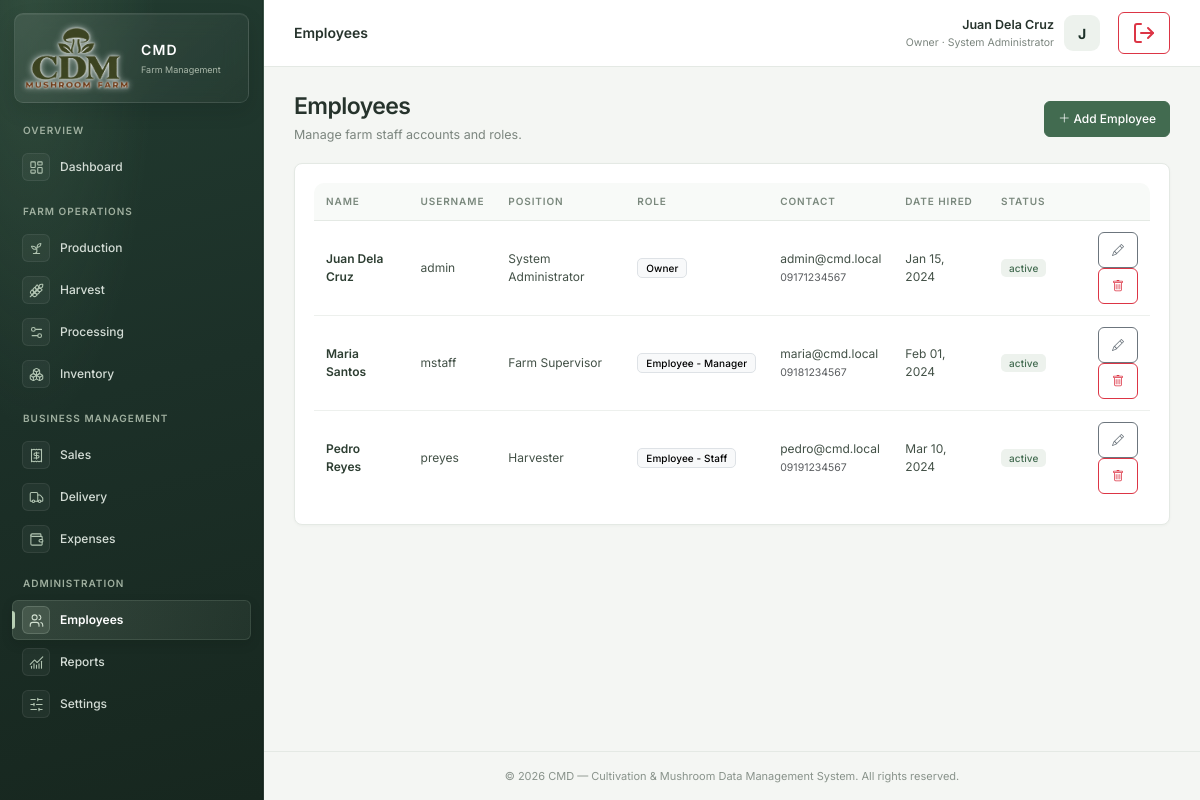
Screenshot of /employee (signed in) with the database file from the repository.
### tables this page shows
CREATE TABLE employees (
    employee_id     INT AUTO_INCREMENT PRIMARY KEY,
    first_name      VARCHAR(50)  NOT NULL,
    last_name       VARCHAR(50)  NOT NULL,
    username        VARCHAR(50)  NOT NULL UNIQUE,
    password        VARCHAR(255) NOT NULL,
    email           VARCHAR(100),
    phone           VARCHAR(20),
    position        VARCHAR(50)  NOT NULL DEFAULT 'Worker',
    role            ENUM('admin','manager','staff') NOT NULL DEFAULT 'staff',
    date_hired      DATE,
    salary          DECIMAL(10,2) DEFAULT 0,
    status          ENUM('active','inactive') NOT NULL DEFAULT 'active',
    created_at      TIMESTAMP DEFAULT CURRENT_TIMESTAMP,
    updated_at      TIMESTAMP DEFAULT CURRENT_TIMESTAMP ON UPDATE CURRENT_TIMESTAMP
);

### app/core/Controller.php (called while the page is built, shortened)
<?php
class Controller
{
    protected function model(string $model)
    {
        return new $model();
    }
    protected function view(string $view, array $data = [])
    {
        extract($data);
        $viewFile = APP_PATH . '/views/' . $view . '.php';
        require APP_PATH . '/views/layouts/header.php';
        require APP_PATH . '/views/layouts/sidebar.php';
        require $viewFile;
        require APP_PATH . '/views/layouts/footer.php';
    }
}

### app/controllers/EmployeeController.php (called while the page is built, shortened)
<?php
class EmployeeController extends Controller
{
    public function index()
    {
        $data = [
            'pageTitle' => 'Employees',
            'employees' => $this->model('Employee')->all('status ASC, first_name ASC'),
        ];
        $this->view('employees/index', $data);
    }
}

### app/core/App.php (called while the page is built, shortened)
<?php
class App
{
    protected string $action     = 'index';
    public function __construct()
    {
        $url = $this->parseUrl();
        if (!empty($url[0])) {
            $controllerName = ucfirst(strtolower($url[0])) . 'Controller';
            $controllerFile = APP_PATH . '/controllers/' . $controllerName . '.php';
            if (file_exists($controllerFile)) {
                unset($url[0]);
            }
        }
        $this->controller = new $this->controller();
        $this->params = $url ? array_values($url) : [];
        call_user_func_array([$this->controller, $this->action], $this->params);
    }
    private function parseUrl(): array
    {
        if (isset($_GET['url'])) {
            $url = rtrim($_GET['url'], '/');
            $url = filter_var($url, FILTER_SANITIZE_URL);
            return explode('/', $url);
        }
        return [];
    }
}

### public/index.php (called while the page is built, shortened)
<?php
require_once CONFIG_PATH . '/database.php';
require_once APP_PATH . '/helpers.php';
require_once APP_PATH . '/core/Model.php';
require_once APP_PATH . '/core/Controller.php';
require_once APP_PATH . '/core/App.php';
new App();

### app/core/Model.php (called while the page is built, shortened)
<?php
class Model
{
    protected PDO $db;
    protected string $table = '';
    public function __construct()
    {
        $this->db = Database::getConnection();
    }
    public function all(string $orderBy = ''): array
    {
        $sql = "SELECT * FROM {$this->table}";
        if ($orderBy) $sql .= " ORDER BY {$orderBy}";
        $stmt = $this->db->query($sql);
        return $stmt->fetchAll();
    }
}

### config/database.php (called while the page is built)
<?php
class Database
{
    private static ?PDO $instance = null;
    private static string $host    = 'localhost';
    private static string $dbname  = 'mushroom_db';
    private static string $user    = 'root';
    private static string $pass    = '';
    private static string $charset = 'utf8mb4';
    public static function getConnection(): PDO
    {
        if (self::$instance === null) {
            $dsn = 'mysql:host=' . self::$host . ';dbname=' . self::$dbname . ';charset=' . self::$charset;
            $options = [
                PDO::ATTR_ERRMODE            => PDO::ERRMODE_EXCEPTION,
                PDO::ATTR_DEFAULT_FETCH_MODE => PDO::FETCH_ASSOC,
                PDO::ATTR_EMULATE_PREPARES   => false,
            ];
            try {
                self::$instance = new PDO($dsn, self::$user, self::$pass, $options);
            } catch (PDOException $e) {
                die('Database connection failed: ' . $e->getMessage());
            }
        }
        return self::$instance;
    }
}

### app/views/employees/index.php (the view, shortened to what this page needs)
<div class="page-header">
    <div>
        <h3>Employees</h3>
        <p>Manage farm staff accounts and roles.</p>
    </div>
    <?php if (($_SESSION['role'] ?? '') === 'admin'): ?>
        <button class="btn btn-success" data-bs-toggle="modal" data-bs-target="#addModal"><i class="bi bi-plus-lg"></i> Add Employee</button>
    <?php endif; ?>
</div>
<div class="card-panel">
    <div class="table-responsive">
        <table class="table table-hover align-middle">
            <thead><tr><th>Name</th><th>Username</th><th>Position</th><th>Role</th><th>Contact</th><th>Date Hired</th><th>Status</th><th></th></tr></thead>
            <tbody>
            <?php foreach ($employees as $emp): ?>
                <tr>
                    <td class="fw-semibold"><?= e($emp['first_name'].' '.$emp['last_name']) ?></td>
                    <td><?= e($emp['username']) ?></td>
                    <td><?= e($emp['position']) ?></td>
                    <td><span class="badge text-bg-light border"><?= $emp['role'] === 'admin' ? 'Owner' : 'Employee - ' . e(ucfirst($emp['role'])) ?></span></td>
                    <td><?= e($emp['email']) ?><br><span class="text-muted small"><?= e($emp['phone']) ?></span></td>
                    <td><?= niceDate($emp['date_hired']) ?></td>
                    <td><?= statusBadge($emp['status']) ?></td>
                    <td class="text-end">
                        <?php if (($_SESSION['role'] ?? '') === 'admin'): ?>
                        <button class="btn btn-sm btn-outline-secondary" data-bs-toggle="modal" data-bs-target="#editModal<?= $emp['employee_id'] ?>"><i class="bi bi-pencil"></i></button>
                        <?php endif; ?>
                        <?php if (($_SESSION['role'] ?? '') === 'admin'): ?>
                        <form action="<?= BASE_URL ?>/employee/delete/<?= $emp['employee_id'] ?>" method="POST" class="d-inline confirm-delete">
                            <button class="btn btn-sm btn-outline-danger"><i class="bi bi-trash"></i></button>
                        </form>
                        <?php endif; ?>
                    </td>
                </tr>
            <?php endforeach; ?>
            </tbody>
        </table>
    </div>
</div>

### app/helpers.php (shortened to what this page needs)
<?php
function e($value): string
{
    return htmlspecialchars((string)($value ?? ''), ENT_QUOTES, 'UTF-8');
}
function niceDate($date, string $format = 'M d, Y'): string
{
    $ts = is_numeric($date) ? $date : strtotime($date);
    return date($format, $ts);
}
function statusBadge(string $status): string
{
    $map = [
        'active' => 'success', 'inactive' => 'secondary',
        'In Stock' => 'success', 'Low Stock' => 'warning', 'Out of Stock' => 'danger',
        'Incubation' => 'info', 'Fruiting' => 'primary', 'Harvesting' => 'warning',
        'Completed' => 'success', 'Failed' => 'danger',
        'Paid' => 'success', 'Pending' => 'warning', 'Partial' => 'info',
        'Delivered' => 'success', 'In Transit' => 'primary', 'Cancelled' => 'danger',
        'In Progress' => 'warning',
        'A' => 'success', 'B' => 'info', 'C' => 'warning', 'Reject' => 'danger',
    ];
    $color = $map[$status] ?? 'secondary';
    return '<span class="badge status-badge status-badge-' . $color . '">' . e($status) . '</span>';
}

### public/css/style.css (style rules this page uses)
:root { --cmd-primary: #426b50; --cmd-primary-dark: #1c3028; --cmd-primary-soft: #edf2ed; --cmd-accent: #bd8658; --cmd-bg: #f4f6f3; --cmd-surface: #fff; --cmd-sidebar-bg: #1c3028; --cmd-sidebar-text: #d4ddd6; --cmd-border: #e4e9e4; --cmd-muted: #7b857e; --cmd-text: #26332c; --cmd-card-radius: 8px; --cmd-shadow: 0 1px 3px rgba(28, 48, 40, .035); }
* { box-sizing: border-box; }
body { min-width: 320px; font-family: 'Inter', -apple-system, BlinkMacSystemFont, 'Segoe UI', Roboto, sans-serif; background: var(--cmd-bg); color: var(--cmd-text); font-size: 13px; -webkit-font-smoothing: antialiased; }
.page-header { display: flex; align-items: center; justify-content: space-between; margin-bottom: 19px; flex-wrap: wrap; gap: 14px; }
.page-header h3 { margin: 0; font-size: 23px; font-weight: 600; letter-spacing: -.025em; color: var(--cmd-text); }
.page-header p { margin: 5px 0 0; color: var(--cmd-muted); font-size: 12.5px; }
.card-panel, .stat-card { background: var(--cmd-surface); border: 1px solid var(--cmd-border); border-radius: var(--cmd-card-radius); box-shadow: var(--cmd-shadow); }
.card-panel { padding: 19px; }
.table-responsive { border-radius: 10px; }
.table { --bs-table-bg: transparent; --bs-table-hover-bg: #f7faf7; margin-bottom: 0; }
.table thead th { padding: 11px 12px; font-size: 10px; font-weight: 600; text-transform: uppercase; letter-spacing: .09em; color: #7a887d; background: #f8faf8; border-bottom: 1px solid var(--cmd-border); white-space: nowrap; }
.table td { padding: 11px 12px; vertical-align: middle; font-size: 12px; color: #435147; border-color: #edf0ed; }
.table tbody tr:last-child td { border-bottom: 0; }
.table .fw-semibold { color: #2d3e32; }
.table .btn { --bs-btn-padding-y: .3rem; --bs-btn-padding-x: .48rem; --bs-btn-font-size: .75rem; }
.badge { font-weight: 500; font-size: 10px; padding: 4px 8px; border-radius: 5px; letter-spacing: .01em; }
.status-badge-success { background: #edf2ed; color: #426b50; }
.btn { border-radius: 6px; font-size: 12px; font-weight: 500; padding: 8px 13px; transition: transform .15s ease, box-shadow .15s ease, background-color .15s ease; }
.btn-success { background: var(--cmd-primary); border-color: var(--cmd-primary); }

### rows the page displays
employees: first_name+last_name "Juan Dela Cruz", username "admin", position "System Administrator", role "Owner", email "admin@cmd.local", phone "09171234567", date_hired "Jan 15, 2024", status "active"
employees: first_name+last_name "Maria Santos", username "mstaff", position "Farm Supervisor", role "Manager", email "maria@cmd.local", phone "09181234567", date_hired "Feb 01, 2024", status "active"
employees: first_name+last_name "Pedro Reyes", username "preyes", position "Harvester", role "Staff", email "pedro@cmd.local", phone "09191234567", date_hired "Mar 10, 2024", status "active"

### other values shown
$pageTitle "Employees"
$_SESSION['employee_name'] "Juan Dela Cruz"
$_SESSION['position'] "System Administrator"
substr($_SESSION['employee_name'] ?? 'U', 0, 1) "J"
